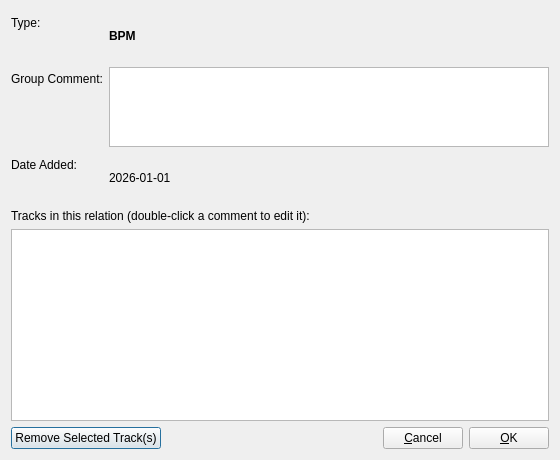
<?xml version="1.0" encoding="UTF-8"?>
<ui version="4.0">
 <class>DlgRelationInfo</class>
 <widget class="QDialog" name="DlgRelationInfo">
  <property name="geometry">
   <rect>
    <x>0</x>
    <y>0</y>
    <width>560</width>
    <height>460</height>
   </rect>
  </property>
  <property name="windowTitle">
   <string>Edit Relation</string>
  </property>
  <layout class="QVBoxLayout" name="verticalLayout">
   <item>
    <layout class="QFormLayout" name="formLayout">
     <item row="0" column="0">
      <widget class="QLabel" name="lblType">
       <property name="text">
        <string>Type:</string>
       </property>
      </widget>
     </item>
     <item row="0" column="1">
      <widget class="QLabel" name="txtType">
       <property name="font">
        <font>
         <bold>true</bold>
        </font>
       </property>
       <property name="text">
        <string>BPM</string>
       </property>
      </widget>
     </item>
     <item row="1" column="0">
      <widget class="QLabel" name="lblComment">
       <property name="text">
        <string>Group Comment:</string>
       </property>
      </widget>
     </item>
     <item row="1" column="1">
      <widget class="QPlainTextEdit" name="txtComment">
       <property name="maximumSize">
        <size>
         <width>16777215</width>
         <height>80</height>
        </size>
       </property>
      </widget>
     </item>
     <item row="2" column="0">
      <widget class="QLabel" name="lblDateAdded">
       <property name="text">
        <string>Date Added:</string>
       </property>
      </widget>
     </item>
     <item row="2" column="1">
      <widget class="QLabel" name="txtDateAdded">
       <property name="text">
        <string>2026-01-01</string>
       </property>
      </widget>
     </item>
    </layout>
   </item>
   <item>
    <widget class="QLabel" name="lblTracks">
     <property name="text">
      <string>Tracks in this relation (double-click a comment to edit it):</string>
     </property>
    </widget>
   </item>
   <item>
    <widget class="QTableWidget" name="tableTracks"/>
   </item>
   <item>
    <layout class="QHBoxLayout" name="buttonLayout">
     <item>
      <widget class="QPushButton" name="btnRemoveTrack">
       <property name="text">
        <string>Remove Selected Track(s)</string>
       </property>
      </widget>
     </item>
     <item>
      <spacer name="horizontalSpacer">
       <property name="orientation">
        <enum>Qt::Horizontal</enum>
       </property>
       <property name="sizeHint" stdset="0">
        <size>
         <width>40</width>
         <height>20</height>
        </size>
       </property>
      </spacer>
     </item>
     <item>
      <widget class="QPushButton" name="btnCancel">
       <property name="text">
        <string>&amp;Cancel</string>
       </property>
      </widget>
     </item>
     <item>
      <widget class="QPushButton" name="btnOK">
       <property name="text">
        <string>&amp;OK</string>
       </property>
      </widget>
     </item>
    </layout>
   </item>
  </layout>
 </widget>
 <resources/>
 <connections/>
</ui>
